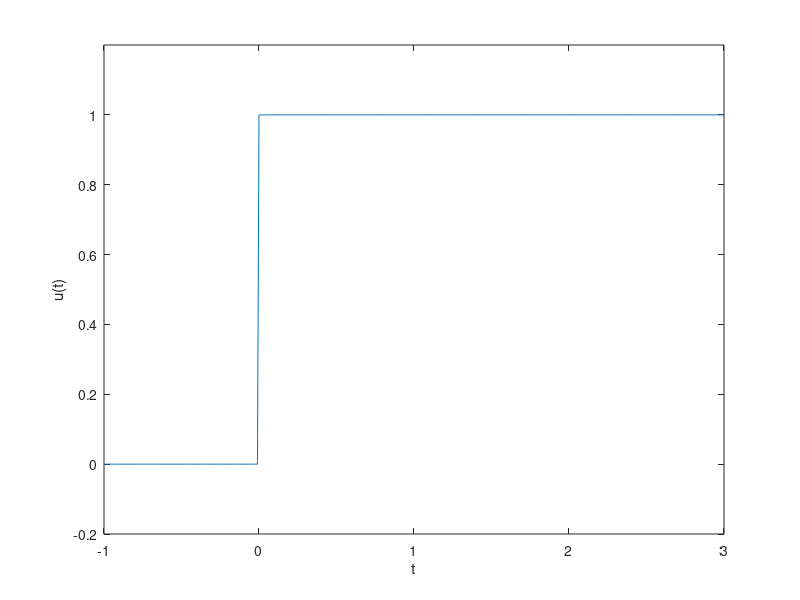

Source code (MATLAB):
%CT unit step function u(t-t0)
t0 = 0;
t = (t0-1):0.01:(t0+3);
y=(t>=0);
plot(t,y)
xlabel('t');
ylabel('u(t)');
axis([(t0-1) (t0+3) -0.2 1.2]);


